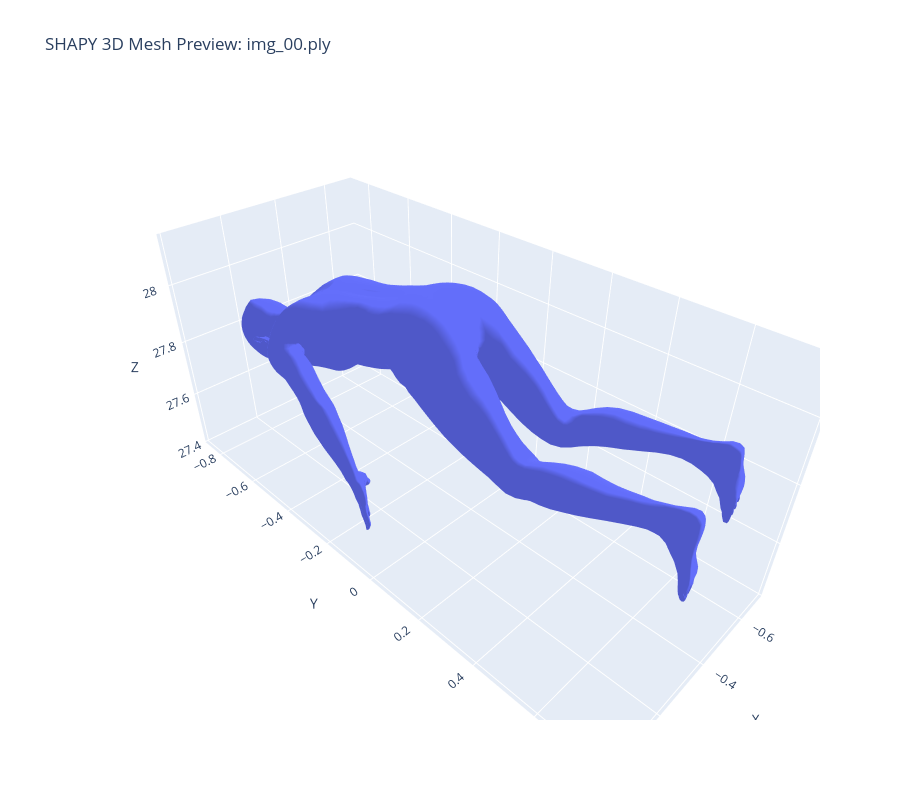

The notebook cell saved with this chart:
### Code cell
# CELL 14: Create an interactive 3D HTML viewer for the first SHAPY output PLY mesh.

from pathlib import Path
import trimesh
import numpy as np
import subprocess
import sys

try:
    import plotly.graph_objects as go
except ImportError:
    subprocess.check_call([sys.executable, "-m", "pip", "install", "plotly"])
    import plotly.graph_objects as go

OUTPUT_DIR = Path("/workspace/shapy/samples/shapy_fit")

mesh_files = sorted(OUTPUT_DIR.glob("**/*.ply"))

print("Output directory:", OUTPUT_DIR)
print("Number of PLY meshes found:", len(mesh_files))

assert mesh_files, "No .ply files found. Run CELL 7 with --save-mesh true first."

mesh_path = mesh_files[0]
print("Using mesh:", mesh_path)

mesh = trimesh.load(mesh_path, process=False)

vertices = np.asarray(mesh.vertices)
faces = np.asarray(mesh.faces)

print("Vertices:", vertices.shape)
print("Faces:", faces.shape)

assert vertices.shape[0] > 0, "Mesh has no vertices."
assert faces.shape[0] > 0, "Mesh has no faces."

fig = go.Figure(
    data=[
        go.Mesh3d(
            x=vertices[:, 0],
            y=vertices[:, 1],
            z=vertices[:, 2],
            i=faces[:, 0],
            j=faces[:, 1],
            k=faces[:, 2],
            opacity=1.0,
        )
    ]
)

fig.update_layout(
    title=f"SHAPY 3D Mesh Preview: {mesh_path.name}",
    scene=dict(
        xaxis_title="X",
        yaxis_title="Y",
        zaxis_title="Z",
        aspectmode="data",
    ),
    width=900,
    height=800,
)

viewer_path = OUTPUT_DIR / "shapy_ply_mesh_preview.html"
fig.write_html(str(viewer_path))

print("Interactive 3D viewer saved at:")
print(viewer_path)

fig.show()

### Figure 1 — Plotly figure (JSON) as saved in the notebook; plotly's stock layout.template omitted (floating-point values rounded to 4 significant figures; data arrays with more than 128 entries replaced by an {"elided": "..."} marker saying what was removed)
{"data": [{"i": {"elided": "20908 int values"}, "j": {"elided": "20908 int values"}, "k": {"elided": "20908 int values"}, "opacity": 1, "type": "mesh3d", "x": {"elided": "10475 float values"}, "y": {"elided": "10475 float values"}, "z": {"elided": "10475 float values"}}], "layout": {"height": 800, "scene": {"aspectmode": "data", "xaxis": {"title": {"text": "X"}}, "yaxis": {"title": {"text": "Y"}}, "zaxis": {"title": {"text": "Z"}}}, "title": {"text": "SHAPY 3D Mesh Preview: img_00.ply"}, "width": 900}}
